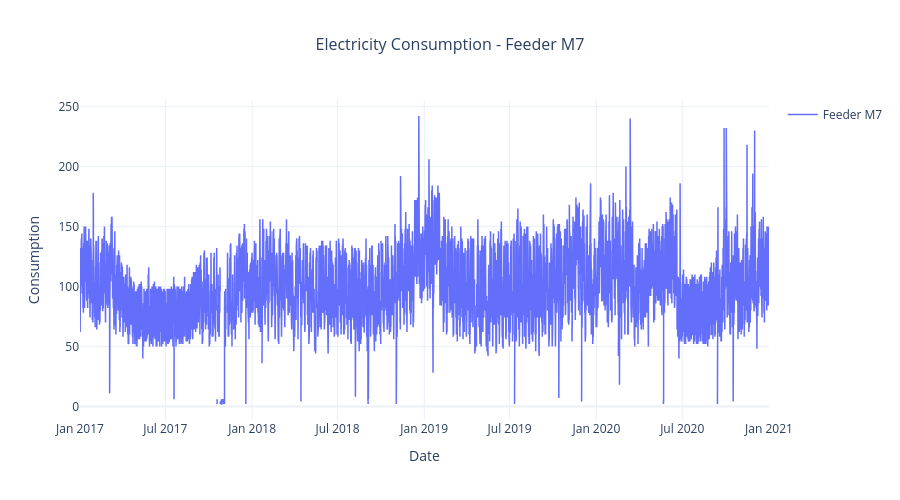
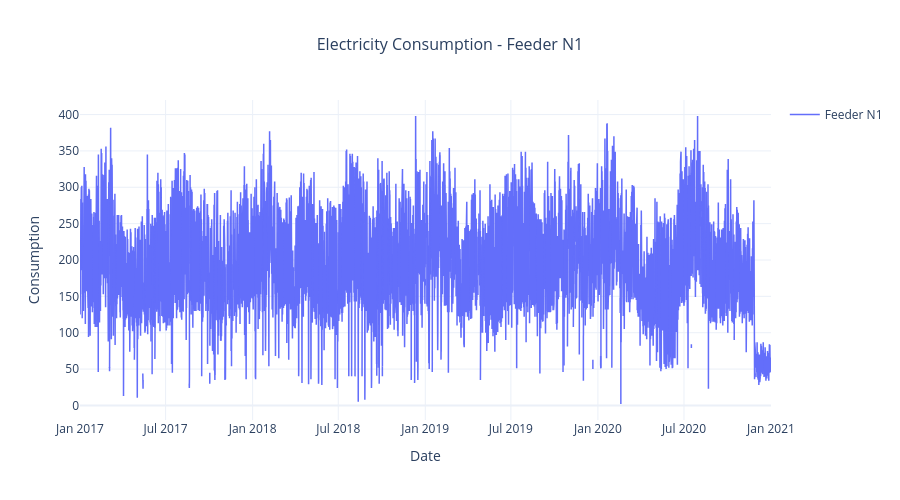
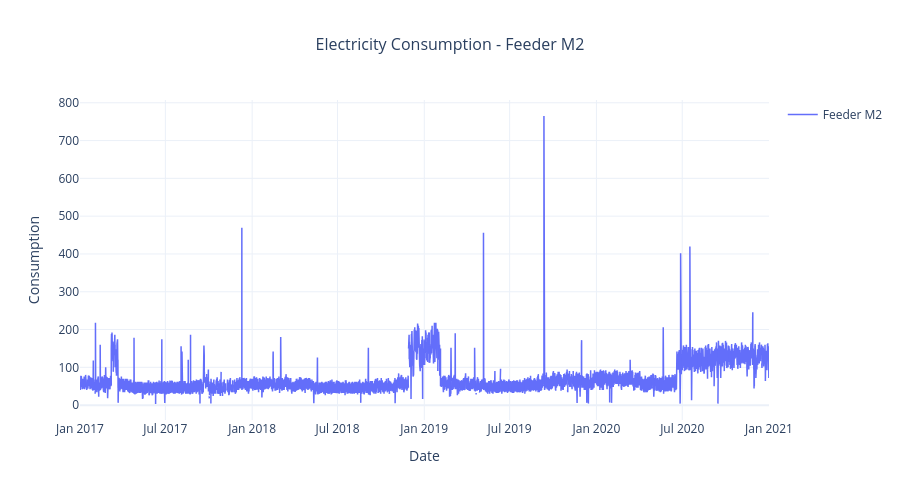
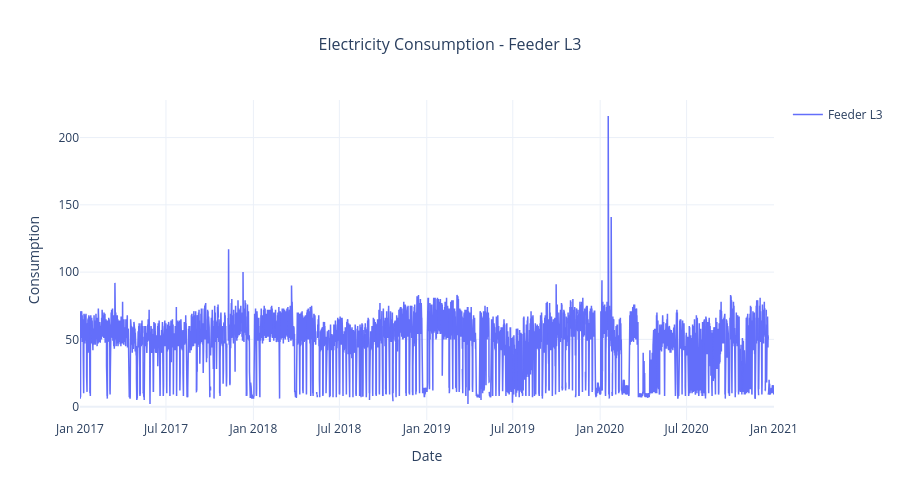

The cell these charts' notebook holds for them, in order:
### Code cell
feeders_to_plot = ["M7", "N1", "M2", "L3", "I3", "G3"]

for feeder_id in feeders_to_plot:
    temp = feeder(feeder_id)
    temp.plot()

### Figure 1 — Plotly figure (JSON) as saved in the notebook; plotly's stock layout.template omitted (floating-point values rounded to 4 significant figures; data arrays with more than 128 entries replaced by an {"elided": "..."} marker saying what was removed)
{"data": [{"hovertemplate": "<b>Date:</b> %{x}<br><b>Consumption:</b> %{y:.2f}<extra></extra>", "line": {"width": 1.5}, "mode": "lines", "name": "Feeder M7", "type": "scatter", "x": {"elided": "35040 str values"}, "y": {"elided": "35040 float values"}}], "layout": {"height": 500, "hovermode": "x unified", "showlegend": true, "title": {"font": {"size": 16}, "text": "Electricity Consumption - Feeder M7", "x": 0.5}, "xaxis": {"title": {"text": "Date"}}, "yaxis": {"title": {"text": "Consumption"}}}}

### Figure 2 — Plotly figure (JSON) as saved in the notebook; plotly's stock layout.template omitted (floating-point values rounded to 4 significant figures; data arrays with more than 128 entries replaced by an {"elided": "..."} marker saying what was removed)
{"data": [{"hovertemplate": "<b>Date:</b> %{x}<br><b>Consumption:</b> %{y:.2f}<extra></extra>", "line": {"width": 1.5}, "mode": "lines", "name": "Feeder N1", "type": "scatter", "x": {"elided": "35016 str values"}, "y": {"elided": "35016 float values"}}], "layout": {"height": 500, "hovermode": "x unified", "showlegend": true, "title": {"font": {"size": 16}, "text": "Electricity Consumption - Feeder N1", "x": 0.5}, "xaxis": {"title": {"text": "Date"}}, "yaxis": {"title": {"text": "Consumption"}}}}

### Figure 3 — Plotly figure (JSON) as saved in the notebook; plotly's stock layout.template omitted (floating-point values rounded to 4 significant figures; data arrays with more than 128 entries replaced by an {"elided": "..."} marker saying what was removed)
{"data": [{"hovertemplate": "<b>Date:</b> %{x}<br><b>Consumption:</b> %{y:.2f}<extra></extra>", "line": {"width": 1.5}, "mode": "lines", "name": "Feeder M2", "type": "scatter", "x": {"elided": "35040 str values"}, "y": {"elided": "35040 float values"}}], "layout": {"height": 500, "hovermode": "x unified", "showlegend": true, "title": {"font": {"size": 16}, "text": "Electricity Consumption - Feeder M2", "x": 0.5}, "xaxis": {"title": {"text": "Date"}}, "yaxis": {"title": {"text": "Consumption"}}}}

### Figure 4 — Plotly figure (JSON) as saved in the notebook; plotly's stock layout.template omitted (floating-point values rounded to 4 significant figures; data arrays with more than 128 entries replaced by an {"elided": "..."} marker saying what was removed)
{"data": [{"hovertemplate": "<b>Date:</b> %{x}<br><b>Consumption:</b> %{y:.2f}<extra></extra>", "line": {"width": 1.5}, "mode": "lines", "name": "Feeder L3", "type": "scatter", "x": {"elided": "35016 str values"}, "y": {"elided": "35016 float values"}}], "layout": {"height": 500, "hovermode": "x unified", "showlegend": true, "title": {"font": {"size": 16}, "text": "Electricity Consumption - Feeder L3", "x": 0.5}, "xaxis": {"title": {"text": "Date"}}, "yaxis": {"title": {"text": "Consumption"}}}}
